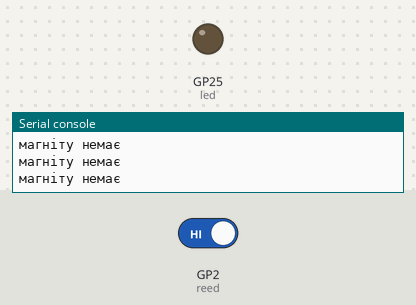
This program was run on a simulated Raspberry Pi Pico running MicroPython. Parts: output pins drawn as LEDs (lit = HIGH), the last lines printed to the serial console. Inputs (shaded band) come from the test bench; at power-on: GP2 (reed) HIGH.

Above: at 1.2 s.
1.3 s: GP2 (reed) driven LOW
At 2.5 s:
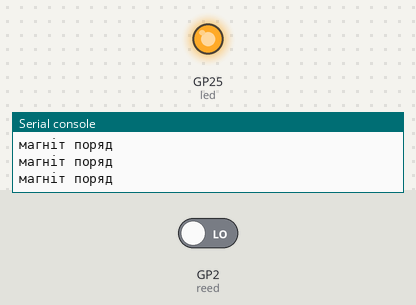
2.8 s: GP2 (reed) driven HIGH
At 4.2 s:
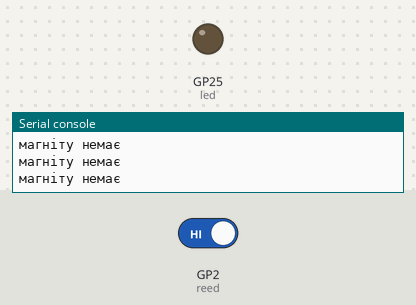
Timing chart, 0 to 5.8 s (numbered marks = the images above; inputs shaded):
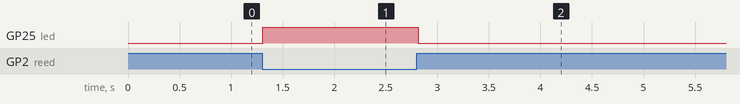

The program:

main.py
```python
from machine import Pin
import time

reed = Pin(2, Pin.IN)            # S давача; підтяжка вже на платі KY-021
led  = Pin("LED", Pin.OUT)       # вбудований світлодіод

while True:
    # 0 = геркон замкнений = магніт поряд;  1 = магніту немає
    magnet = reed.value() == 0
    led.value(1 if magnet else 0)
    print("магніт поряд" if magnet else "магніту немає")
    time.sleep_ms(50)
```

Measured:
- after the input at 1.3 s, GP25 (led): LOW → HIGH at once
- after the input at 2.8 s, GP25 (led): HIGH → LOW at once
